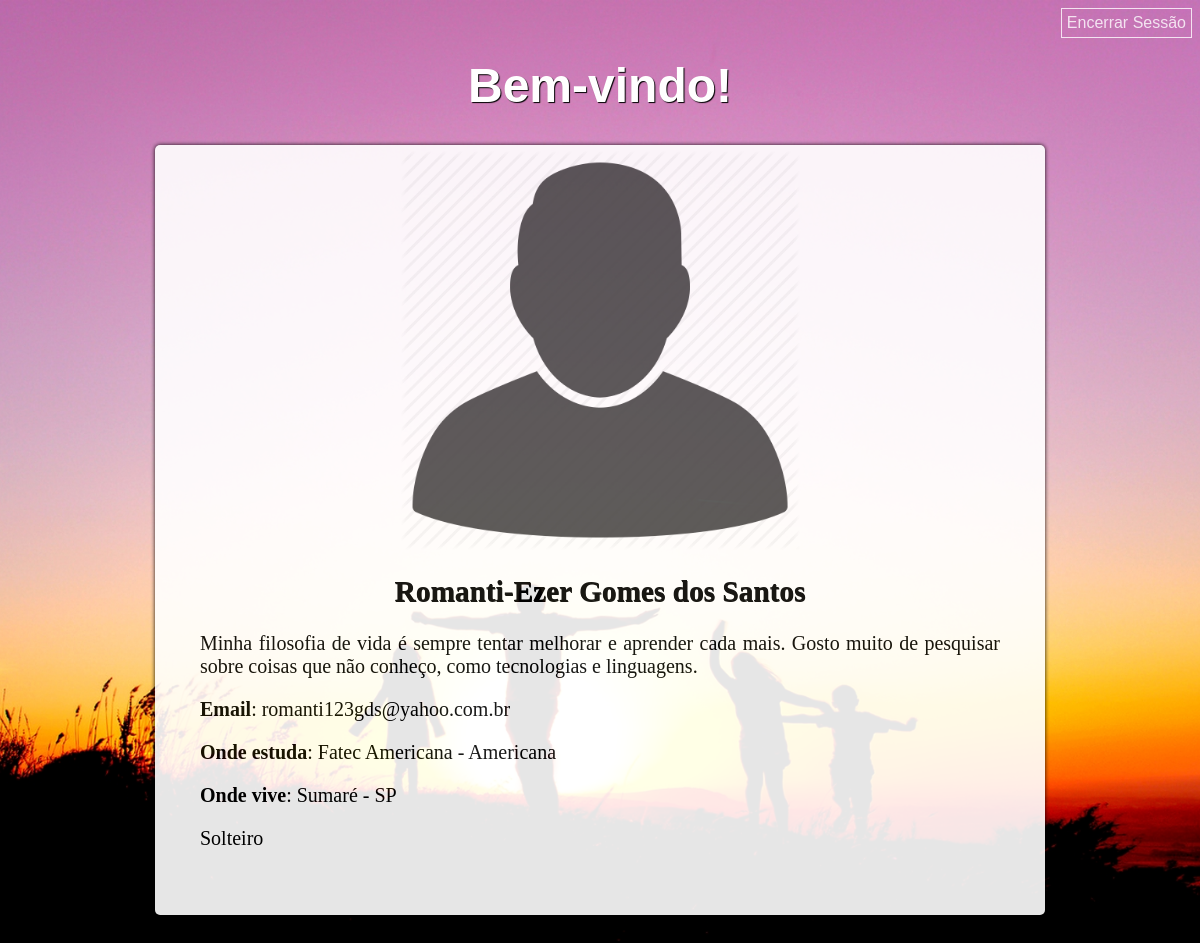
Screenshot of /perfil.php (signed in) with the database file from the repository.
### tables this page shows
create table usuario(
id_usuario int(20) not null auto_increment,
nome varchar(50) not null,
email varchar(50) not null,
senha varchar(30) not null,
img varchar(200) default 'src/profile_pic.png',
descricao varchar(500),
nome_escola varchar(50),
local_escola varchar(50),
local_casa varchar(50),
relacao varchar(30),
primary key (id_usuario)
) default charset=utf8;

### BancoDeDados.php (called while the page is built, shortened)
<?php
class BancoDeDados {
    public function conectar(){
        try
        {
            return ($PDO = new PDO('mysql:host='.MYSQL_HOST.';dbname='.MYSQL_DB_NAME, MYSQL_USER, MYSQL_PASSWORD));
        }
        catch (PDOException $e)
        {
            echo "<p>Erro ao conectar-se com o Banco de Dados: ". $e->getMessage()."</p>";
        }
    }
	public function carregarDados($id_usuario){
		$PDO = $this->conectar();
		$PDO->exec("set names utf8");
		$sql = "SELECT * FROM usuario WHERE id_usuario=:id;";
		$stmt = $PDO->prepare($sql);
		$stmt->bindParam(':id', $id_usuario);
		$result = $stmt->execute();
		$user = $stmt->fetch(PDO::FETCH_OBJ);
		return $user;
	}
}

### Perfil.php (the view, shortened to what this page needs)
<!DOCTYPE html>
<html>
    <head>
        <link rel="stylesheet" href="src/estilo.css"/>
    </head>
    <body>
        <?php
			require_once 'BancoDeDados.php';
			if (isset($_SESSION['uid'])){
				echo "<a href='logout.php' class='logout'>Encerrar Sessão</a><br/>";
				echo "<h1>Bem-vindo!</h1>";
				$bd = new BancoDeDados;
				$dados = $bd->carregarDados($_SESSION['uid']);
				echo "<div class='perfil'>";
				echo "<img src='{$dados->img}'></img>";
				echo "<h2>{$dados->nome}</h2>";
				echo "<p>{$dados->descricao}</p>";
				echo "<p><b>Email</b>: {$dados->email}</p>";
				echo "<p><b>Onde estuda</b>: {$dados->nome_escola} - {$dados->local_escola}</p>";
				echo "<p><b>Onde vive</b>: {$dados->local_casa}</p>";
				echo "<p>{$dados->relacao}</p>";
				echo "</div>";
			} else{
				echo "<h1>Você não está logado!</h1>";
				echo "<p>Volte a página inicial</p>";
				header( "refresh:3;url=index.php" );
				echo '<p>Você será redirecionado em 3s. Caso não tenha sido redirecionado, clique <a href="index.php">aqui</a>.';
			}
		?>
    </body>
</html>

### src/estilo.css (style rules this page uses)
body { background: url("wallpaper.jpg") no-repeat top center fixed; background-size: cover; font-family: "Arial", sans-serif; }
h1 { text-align: center; color: #FFFFFF; font-size: 36pt; text-shadow: 1px 1px 1px #000000; }
h2 { text-align: center; color: #000000; font-size: 22pt; text-shadow: 0.5px 0.5px 0.5px #000000; }
p { text-align: center; color: #FFFFFF; font-size: 15pt; }
.logout { float: right; border: 1px solid white; padding: 5px; text-align:right; color: white; text-decoration: none; opacity: 0.8; }
a { color: darkorange; }
.perfil { font-family: Myriad Pro; width: 880px; position: relative; background: #FFFFFF; opacity: 0.9; max-width: 800px; margin: 0 auto 100px; padding: 5px 45px 45px; text-align: justify; box-shadow: 0px 0px 4px black; border-radius: 5px; transition: 0.5s; }
.perfil p { color: black; text-align: justify; }
.perfil h2 { color: black; }
.perfil img { width: 400px; height: 400x; display: block; margin: 0 auto; }

### rows the page displays
usuario: img (picture), nome "Romanti-Ezer Gomes dos Santos", descricao "Minha filosofia de vida é sempre tentar melhorar e aprender cada mais. Gosto muito de pesquisar sobre coisas que não conheço, como tecnologias e linguagens.", email "romanti123gds@yahoo.com.br", nome_escola "Fatec Americana", local_escola "Americana", local_casa "Sumaré - SP", relacao "Solteiro"
